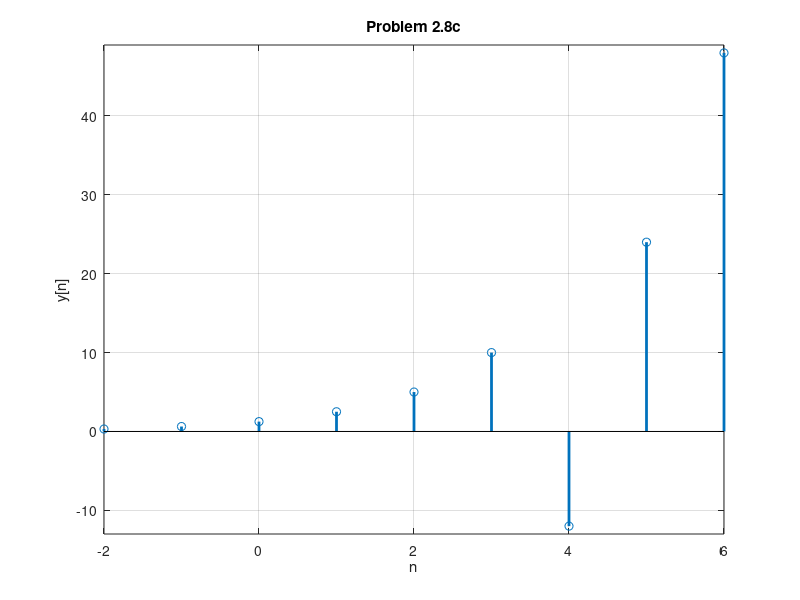

The MATLAB script that drew this image:
%Copyright (c) 2016, Austin Minor
%All rights reserved.
%
%Redistribution and use in source and binary forms, with or without
%modification, are permitted provided that the following conditions are met:
%    * Redistributions of source code must retain the above copyright
%      notice, this list of conditions and the following disclaimer.
%    * Redistributions in binary form must reproduce the above copyright
%      notice, this list of conditions and the following disclaimer in the
%      documentation and/or other materials provided with the distribution.
%    * Neither the name of the Austin Minor nor the
%      names of its contributors may be used to endorse or promote products
%      derived from this software without specific prior written permission.
%
%THIS SOFTWARE IS PROVIDED BY THE COPYRIGHT HOLDERS AND CONTRIBUTORS "AS IS" AND
%ANY EXPRESS OR IMPLIED WARRANTIES, INCLUDING, BUT NOT LIMITED TO, THE IMPLIED
%WARRANTIES OF MERCHANTABILITY AND FITNESS FOR A PARTICULAR PURPOSE ARE
%DISCLAIMED. IN NO EVENT SHALL Austin Minor BE LIABLE FOR ANY
%DIRECT, INDIRECT, INCIDENTAL, SPECIAL, EXEMPLARY, OR CONSEQUENTIAL DAMAGES
%(INCLUDING, BUT NOT LIMITED TO, PROCUREMENT OF SUBSTITUTE GOODS OR SERVICES;
%LOSS OF USE, DATA, OR PROFITS; OR BUSINESS INTERRUPTION) HOWEVER CAUSED AND
%ON ANY THEORY OF LIABILITY, WHETHER IN CONTRACT, STRICT LIABILITY, OR TORT
%(INCLUDING NEGLIGENCE OR OTHERWISE) ARISING IN ANY WAY OUT OF THE USE OF THIS
%SOFTWARE, EVEN IF ADVISED OF THE POSSIBILITY OF SUCH DAMAGE.
%
%Author: Austin Minor
%Version: 2/3/2016

%duration implicitly 9
n = -2:1:6;
v = [2 -3 0 6];
x = [1/32 1/16 1/8 1/4 1/2 1 2 4 8];
istart = -2 + 0;

temp_y = conv(x, v);
%ignore first 3 elements because they
%rely on previous uncalculated values
%of y. also shift end to reflect duration of 9
y = temp_y(4:12)

stem(n, y, 'linewidth', 2)
xlabel('n')
ylabel('y[n]')
title('Problem 2.8c')
grid on
axis([istart max(n) min(y)-1 max(y)+1])